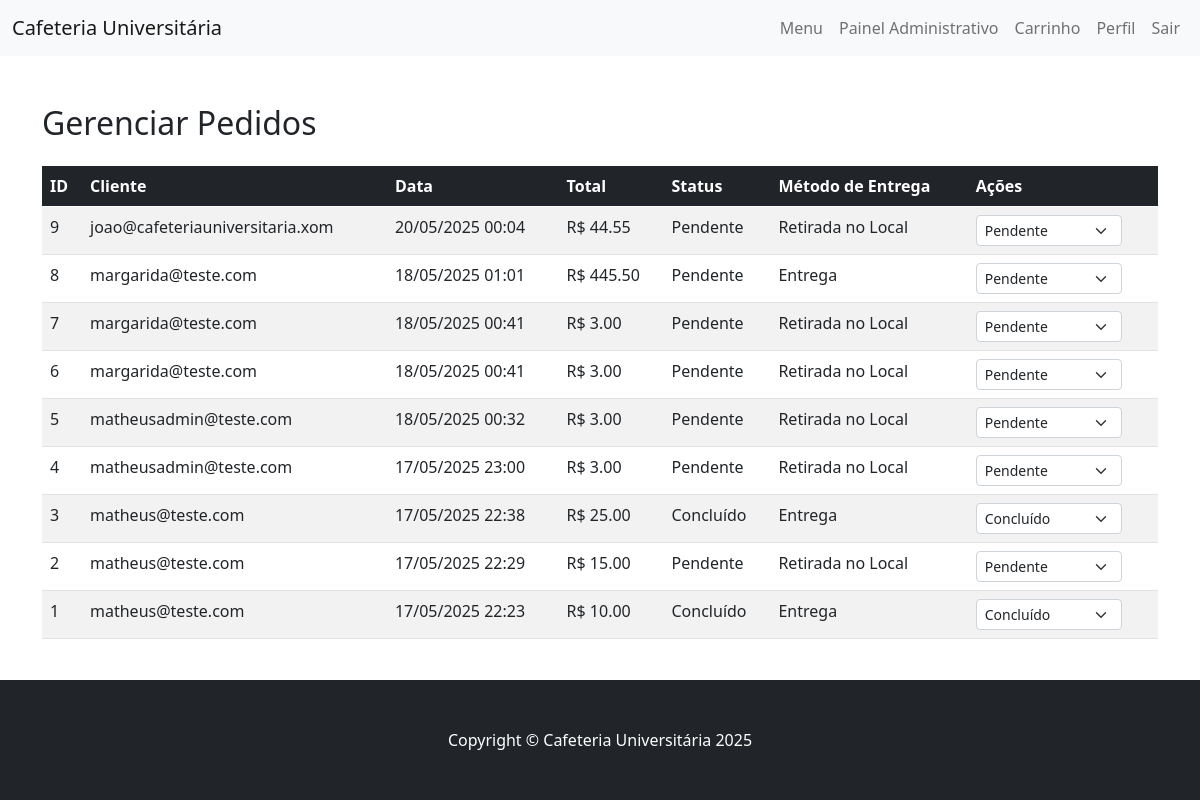
The page /gerenciamento/pedidos/ (signed in) on the database its author committed.
### cafeteria/models.py (models this page shows, shortened)
class Pedido(models.Model):
    STATUS_CHOICES = [
        ('PENDENTE', 'Pendente'),
        ('PREPARACAO', 'Em Preparação'),
        ('CONCLUIDO', 'Concluído'),
        ('CANCELADO', 'Cancelado'),
    ]
    cliente = models.ForeignKey(User, on_delete=models.CASCADE)
    criado_em = models.DateTimeField(auto_now_add=True)
    total = models.DecimalField(max_digits=8, decimal_places=2)
    status = models.CharField(max_length=20, choices=STATUS_CHOICES, default='PENDENTE')
    metodo_entrega = models.CharField(max_length=50, blank=True)
    endereco_entrega = models.TextField(blank=True)
    metodo_pagamento = models.CharField(max_length=50, blank=True)
    class Meta:
        verbose_name = 'Pedido'
        verbose_name_plural = 'Pedidos'

### cafeteria/views.py (the view, shortened to what this page needs)
# urls.py: path('gerenciamento/pedidos/', views.gerenciar_pedidos, name='gerenciar_pedidos'),
@login_required
@user_passes_test(is_admin, login_url='login')
def gerenciar_pedidos(request):
    pedidos = Pedido.objects.all().order_by('-criado_em')
    return render(request, 'admin/pedidos.html', {'pedidos': pedidos})

### cafeteria/views.py (called while the page is built)
def is_admin(user):
    return user.is_staff

### templates/admin/pedidos.html (shortened to what this page needs)
{% extends 'base.html' %}
{% block content %}
<div class="container mt-5">
    <h2 class="mb-4">Gerenciar Pedidos</h2>
    {% if pedidos %}
        <div class="table-responsive">
            <table class="table table-striped table-hover">
                <thead class="table-dark">
                    <tr>
                        <th>ID</th>
                        <th>Cliente</th>
                        <th>Data</th>
                        <th>Total</th>
                        <th>Status</th>
                        <th>Método de Entrega</th>
                        <th>Ações</th>
                    </tr>
                </thead>
                <tbody>
                    {% for pedido in pedidos %}
                        <tr>
                            <td>{{ pedido.id }}</td>
                            <td>{{ pedido.cliente.email }}</td>
                            <td>{{ pedido.criado_em|date:"d/m/Y H:i" }}</td>
                            <td>R$ {{ pedido.total|floatformat:2 }}</td>
                            <td>{{ pedido.get_status_display }}</td>
                            <td>{{ pedido.metodo_entrega|default:"Não especificado" }}</td>
                            <td>
                                <form method="post" action="{% url 'gerenciar_pedidos' %}">
                                    <select name="status" class="form-select form-select-sm d-inline w-auto" onchange="this.form.submit()">
                                        {% for value, label in pedido.STATUS_CHOICES %}
                                            <option value="{{ value }}" {% if pedido.status == value %}selected{% endif %}>{{ label }}</option>
                                        {% endfor %}
                                    </select>
                                </form>
                            </td>
                        </tr>
                    {% endfor %}
                </tbody>
            </table>
        </div>
    {% else %}
        <p class="text-muted">Nenhum pedido encontrado.</p>
    {% endif %}
</div>
{% endblock %}

### templates/base.html (style rules this page uses)
html { height: 100%; }
body { min-height: 100%; margin: 0; display: flex; flex-direction: column; }

### rows shown on the page
Pedido: id "9", cliente.email "joao@cafeteriauniversitaria.xom", criado_em "20/05/2025 00:04", total "44.55", status "Pendente", metodo_entrega "Retirada no Local"
Pedido: id "8", cliente.email "margarida@teste.com", criado_em "18/05/2025 01:01", total "445.50", status "Pendente", metodo_entrega "Entrega"
Pedido: id "7", cliente.email "margarida@teste.com", criado_em "18/05/2025 00:41", total "3.00", status "Pendente", metodo_entrega "Retirada no Local"
Pedido: id "6", cliente.email "margarida@teste.com", criado_em "18/05/2025 00:41", total "3.00", status "Pendente", metodo_entrega "Retirada no Local"
Pedido: id "5", cliente.email "matheusadmin@teste.com", criado_em "18/05/2025 00:32", total "3.00", status "Pendente", metodo_entrega "Retirada no Local"
Pedido: id "4", cliente.email "matheusadmin@teste.com", criado_em "17/05/2025 23:00", total "3.00", status "Pendente", metodo_entrega "Retirada no Local"
Pedido: id "3", cliente.email "matheus@teste.com", criado_em "17/05/2025 22:38", total "25.00", status "Concluído", metodo_entrega "Entrega"
Pedido: id "2", cliente.email "matheus@teste.com", criado_em "17/05/2025 22:29", total "15.00", status "Pendente", metodo_entrega "Retirada no Local"
Pedido: id "1", cliente.email "matheus@teste.com", criado_em "17/05/2025 22:23", total "10.00", status "Concluído", metodo_entrega "Entrega"
